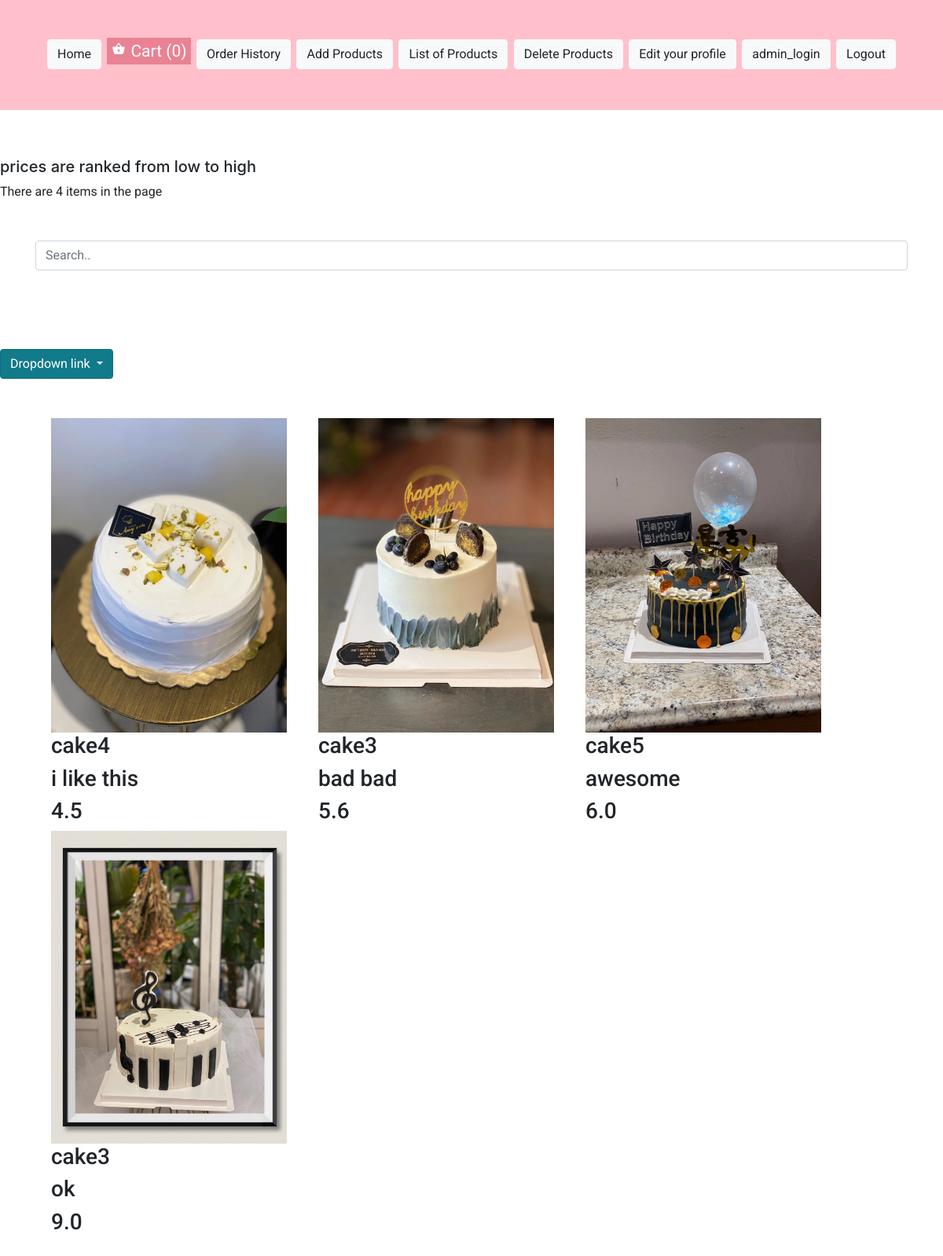
The app's page /low_price (signed in) with its own data.
### app/models.py (models this page shows, shortened)
class Product(db.Model):
    __tablename__ = 'products'
    id = db.Column(db.Integer,primary_key = True)
    product_name = db.Column(db.Text)
    product_description = db.Column(db.Text)
    product_image = db.Column(db.String(20), nullable=False)
    product_price = db.Column(db.REAL)

### app/routes.py (the view)
@app.route('/low_price')
def low_price():
    conn = get_db_connection()
    total_item_in_home_page = conn.execute('SELECT count(*) FROM products;').fetchone()
    get_price_high_to_low = conn.execute('''
    SELECT p.product_price, p.product_name, p.product_image,p.product_description
    FROM products p
    ORDER BY p.product_price ASC
    ''').fetchall()
    conn.close()
    return render_template('low_price.html', get_price_high_to_low = get_price_high_to_low, total_item_in_home_page = total_item_in_home_page)

### app/models.py (called while the page is built)
@login.user_loader
def load_user(id):
    return User.query.get(int(id))

### app/routes.py (called while the page is built)
def get_db_connection():
    conn = sqlite3.connect('app.db')
    conn.row_factory = sqlite3.Row
    return conn

### app/templates/low_price.html (shortened to what this page needs)
{% extends "base.html" %} {% block content %}
<h5>prices are ranked from low to high</h5>
<p id="length">There are {{ total_item_in_home_page[0] }} items in the page</p>
<div class="container">
    <input class="form-control" id="myInput" type="text" placeholder="Search..">
</div>
<div class="dropdown show">
    <a class="btn btn-info dropdown-toggle" href="#" role="button" id="dropdownMenuLink" data-toggle="dropdown" aria-haspopup="true" aria-expanded="false">
      Dropdown link
    </a>
</div>
<div class="container">
    {% for high_products_list in get_price_high_to_low %}
    <div class="image" name="total" id="myTable">
        <img class="photo" id="product-image-{{loop.index}}" src="{{ url_for('upload', filename=high_products_list[2]) }}" style="width: 300px">
        <h3 id="product-name-{{loop.index}}">{{ high_products_list[1] }}</h3>
        <h3 id="product-description-{{loop.index}}">{{ high_products_list[3] }}</h3>
        <h3 id="product-price-{{loop.index}}">{{ high_products_list[0] }}</h3>
    </div>
    {% endfor %}
</div>
{% endblock %}

### app/static/css/style.css (style rules this page uses)
* { margin: 0; padding: 0; box-sizing: border-box; font-family: 'Roboto', sans-serif; }
.container, .products-container { display: flex; flex-wrap: wrap; margin-top: 50px; padding-bottom: 100px; }
.image { margin-right: 20px; margin-left: 20px; position: relative; overflow: hidden; }

### records on screen
Product: product_image (picture), product_name "cake4", product_description "i like this", product_price "4.5"
Product: product_image (picture), product_name "cake3", product_description "bad bad", product_price "5.6"
Product: product_image (picture), product_name "cake5", product_description "awesome", product_price "6.0"
Product: product_image (picture), product_name "cake3", product_description "ok", product_price "9.0"

### other values on screen
{{ total_item_in_home_page[0] }} "4"
